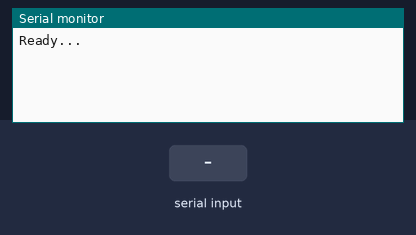
The sketch below on a simulated Arduino Uno, built with avr-gcc and run on an emulated ATmega328P. On the bench: the last lines printed to the serial monitor. The inputs (shaded band) are chosen by the test bench.

Above: at 1.2 s.
1.3 s: "END,1\n" received over Serial
At 2.3 s:
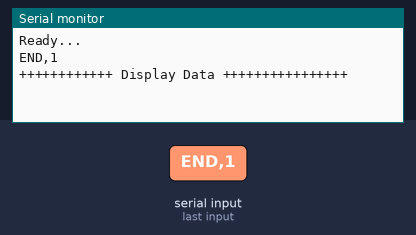
2.8 s: "END,150\n" received over Serial
At 3.7 s:
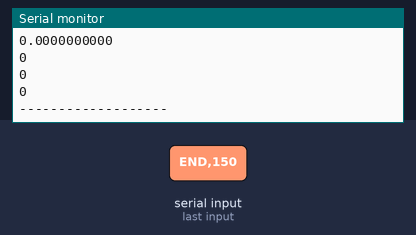
4.3 s: "END\n" received over Serial
5.8 s: "90,45,200\n" received over Serial
7.3 s: "90,45\n" received over Serial
8.8 s: "90,45,200,10\n" received over Serial
Timing chart, 0 to 11.3 s (numbered marks = the images above; inputs shaded):
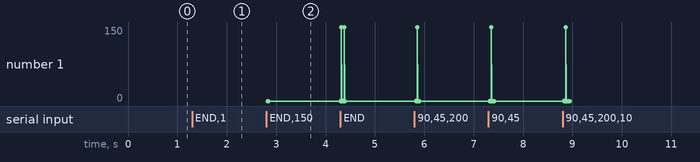

Measured:
- after the input at 1.3 s, the serial monitor: prints a new line at once (image 1)
- after the input at 2.8 s, the serial monitor: prints a new line at once (image 2)

The sketch:

serial_test.ino
```cpp
char ch;
int index = 0;
char strValue[2];
int count = 0;
String data;
char char_array[40];
char *token;

int n;
int dataParam;
String serialData;
int posIndex;
int DisplayData;
int initCounter;

typedef struct {
   int number;
   int steps;
   float speed;
   int type;            // type servo, stepper
   int dir=0;           // dir. Used only for servo,
} Motors[250];          // dir=DIR1 add (++), dir=DIR2 substract (--)

Motors motor;

typedef struct {
  char bufferArray[22];
} SerialBuffers[50];

SerialBuffers serialBuffer;


void setup() {

  Serial.begin(19200);
  Serial.println("Ready...");
  DisplayData = 0;
  posIndex = 0;
  //Serial.setTimeout(5000);
  initCounter = 1;
}

void loop() {

  if(DisplayData){

      Serial.println("++++++++++++ Display Data ++++++++++++++++");

    for(int i=1; i<posIndex ; i++){

      Serial.println(motor[i].number,DEC);
      Serial.println(motor[i].speed,DEC);
      Serial.println(motor[i].type,DEC);
      Serial.println(motor[i].steps,DEC);
      Serial.println(motor[i].dir,DEC);
      Serial.println("-------------------");
    }

    DisplayData = 0;
  }
}


void serialEvent()
{
  if(initCounter){
    posIndex = 0;
    initCounter = 0;
  }

  while(Serial.available()){

    dataParam = 1;
    posIndex++;

    if(Serial.available()){
      serialData = Serial.readStringUntil('\n');
      Serial.println(serialData);

      strcpy(serialBuffer[posIndex].bufferArray, serialData.c_str());
      //strcpy(char_array, serialData.c_str());

    }
  }

  if(serialData.equals("END")){
    Serial.println("No more data");

    for(int i=1 ; i < posIndex+1 ; i++){

        token = strtok(serialBuffer[i].bufferArray, ",");
        dataParam = 1;

        while(token != NULL) {

          if(dataParam == 1){
            motor[i].number = atoi(token);
            dataParam++;
            Serial.println(motor[i].number,DEC);
          }
          else if(dataParam == 2){
            if (strstr(token, ".") != NULL) {
              motor[i].speed = atof(token);
            }
            else{
              motor[i].speed = atoi(token);
            }
            dataParam++;
            Serial.println(motor[i].speed,DEC);
          }
          else if(dataParam == 3){
            motor[i].type = atoi(token);
            dataParam++;
            Serial.println(motor[i].type,DEC);
          }
          else if(dataParam == 4){
            motor[i].steps = atoi(token);
            dataParam++;
            Serial.println(motor[i].steps,DEC);
          }
          else if(dataParam == 5){
            motor[i].dir = atoi(token);
            Serial.println(motor[i].dir,DEC);
            Serial.println("============");
          }
          token = strtok(NULL, ",");
        }
     }


  }


//    token = strtok(char_array, ",");
//
//    while(token != NULL) {
//
//          if(dataParam == 1){
//            motor[posIndex].number = atoi(token);
//            dataParam++;
//            Serial.println(motor[posIndex].number,DEC);
//          }
//          else if(dataParam == 2){
//            if (strstr(token, ".") != NULL) {
//              motor[posIndex].speed = atof(token);
//            }
//            else{
//              motor[posIndex].speed = atoi(token);
//            }
//            dataParam++;
//            Serial.println(motor[posIndex].speed,DEC);
//          }
//          else if(dataParam == 3){
//            motor[posIndex].type = atoi(token);
//            dataParam++;
//            Serial.println(motor[posIndex].type,DEC);
//          }
//          else if(dataParam == 4){
//            motor[posIndex].steps = atoi(token);
//            dataParam++;
//            Serial.println(motor[posIndex].steps,DEC);
//          }
//          else if(dataParam == 5){
//            motor[posIndex].dir = atoi(token);
//            Serial.println(motor[posIndex].dir,DEC);
//            Serial.println("============");
//          }
//
//          token = strtok(NULL, ",");
//     }


  DisplayData = 1;
  //homingDone = 0;
  //play = 1;

}
```
